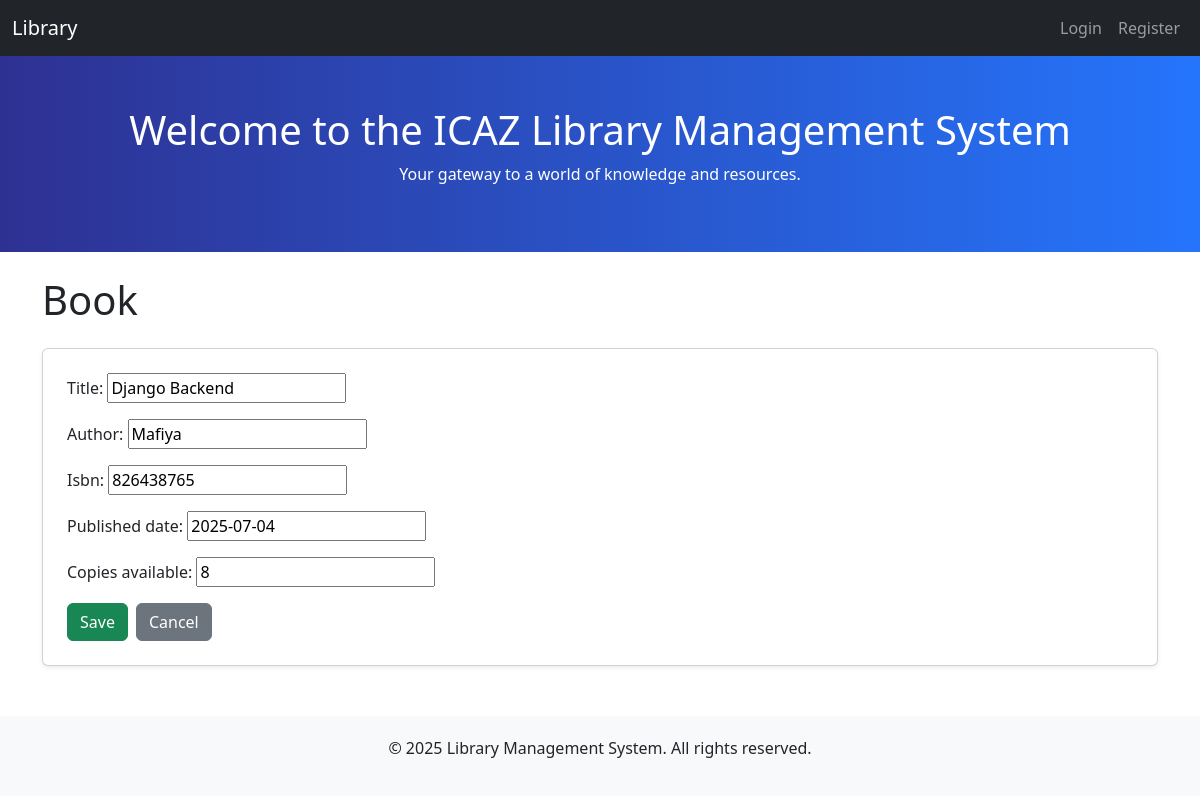
Screenshot of /books/7/update/ with the database file from the repository.
### books/models.py (models this page shows, shortened)
class Book(models.Model):
    title = models.CharField(max_length=255)
    author = models.CharField(max_length=255)
    isbn = models.CharField(max_length=13, unique=True)
    published_date = models.DateField()
    copies_available = models.PositiveIntegerField()

### books/views.py (the view)
# urls.py: path('books/<int:pk>/update/', BookUpdateView.as_view(), name='book-update'),
class BookUpdateView(UpdateView):
    model = Book
    fields = ['title', 'author', 'isbn', 'published_date', 'copies_available']
    template_name = 'books/book_form.html'
    success_url = reverse_lazy('book-list')

### books/templates/books/book_form.html (shortened to what this page needs)
{% extends 'books/base.html' %}
{% block content %}
<h1 class="mb-4">{{ view.action|title }} Book</h1>
<div class="card p-4 shadow-sm">
    <form method="post" class="needs-validation" novalidate>
        {{ form.as_p }}
        <div class="d-flex gap-2 mt-3">
            <button type="submit" class="btn btn-success">Save</button>
            <a href="/books/list/" class="btn btn-secondary">Cancel</a>
        </div>
    </form>
</div>
{% endblock %}

### rows the page displays
Book: title "Django Backend", author "Mafiya", isbn "826438765", published_date "2025-07-04", copies_available "8"
